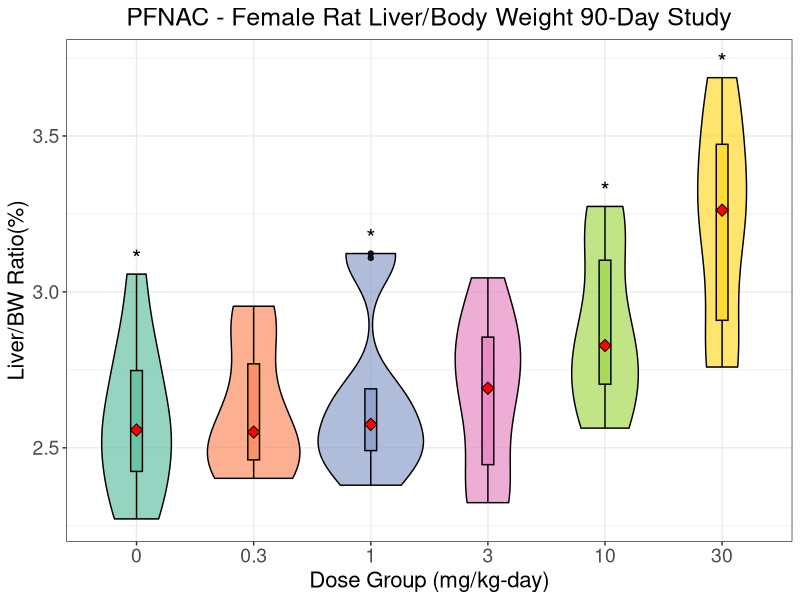
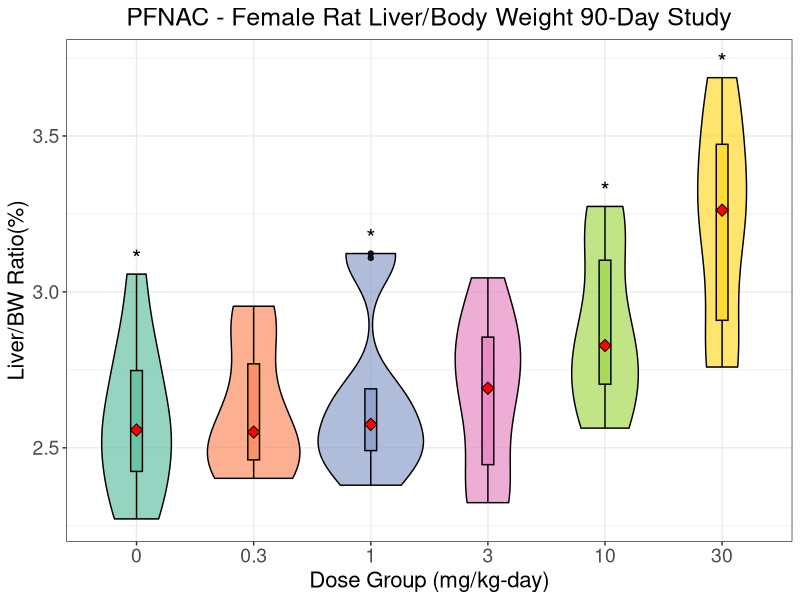

Source code (R) for these figures, in order:

# file: PFNACorgangraphs.R
# purpose: statistical analysis Organ Wt Data 90-day (CSS401.6.7)
# 1/15/25 - EMK edit to make this file for generating graphics only, use in ms & poster
# uses data file OrganWeightsPFAS.xlsx
#
# 2/11/2025
# uncomment stat_summary so that mean can be displayed as a red triangle
# 2/27/2025
# increase sizes of axis labels and plot title by modifying the theme's axis text and title, and centering the heading and increasing its font size

# Load needed R packages
library(ggplot2)
library(dplyr)
library(readxl)

# Read in the data file
PFNACo <- read_excel("OrganWeightsPFAS.xlsx", sheet = 'PFNAC', na = c("", "NA"))

# Keep rows 63 through the last row for Females
PFNACom <- PFNACo[c(61:nrow(PFNACo)), ]
View(PFNACom)

# Identify the top 4 highest relative liver weights
top_doses <- PFNACom %>%
  group_by(Group) %>%
  summarise(max_LiverRel = max(LiverRel, na.rm = TRUE)) %>% # Find max per group
  arrange(desc(max_LiverRel)) %>% # Sort by highest values
  slice(1:4) %>% # Select top 4 highest values
  mutate(y_position = max_LiverRel + 0.05) # Adjust y-position for asterisk placement

# Ensure Group is a factor to align correctly
PFNACom$Group <- as.factor(PFNACom$Group)
top_doses$Group <- as.factor(top_doses$Group)

# BOX PLOTS - Male Rat Relative Liver Weight Data PFNAC
LiverRel1f <- ggplot(
  PFNACom,
  aes(
    x = factor(Group),
    y = LiverRel,
    fill = factor(Group) # Fill for violin plot
  )
) +
  geom_violin(trim = TRUE, alpha = 0.7, color = "black") + # Violin plot
  geom_boxplot(
    aes(fill = factor(Group)), # Separate fill for box plot
    width = 0.1,
    color = "black",
    alpha = 0.9
  ) +
  # Add median red triangle marker
  stat_summary(fun = median, geom = "point", shape = 23, size = 3, fill = "red") +
  # Add asterisks above the top 4 doses
  geom_text(
    data = top_doses,
    aes(x = Group, y = y_position, label = "*"),
    size = 6, color = "black"
  ) +
  labs(
    title = "PFNAC - Female Rat Liver/Body Weight 90-Day Study",
    x = "Dose Group (mg/kg-day)",
    y = "Liver/BW Ratio(%)"
  ) +
  scale_fill_brewer(palette = "Set2", name = "Group") + # Colorful palette
  theme_bw() +
  theme(legend.position = "none") +
  theme(
    axis.text = element_text(size = 14), # increase tick label size
    axis.title = element_text(size = 16), # increase axis title size
    plot.title = element_text(size = 18, hjust = 0.5) # increase plot title size
  )


# Save the plot as a PNG file
ggsave(
  filename = "LiverRel1f.png",
  plot = LiverRel1f,
  width = 8,
  height = 6,
  dpi = 300
)

# Display the plot
LiverRel1f
